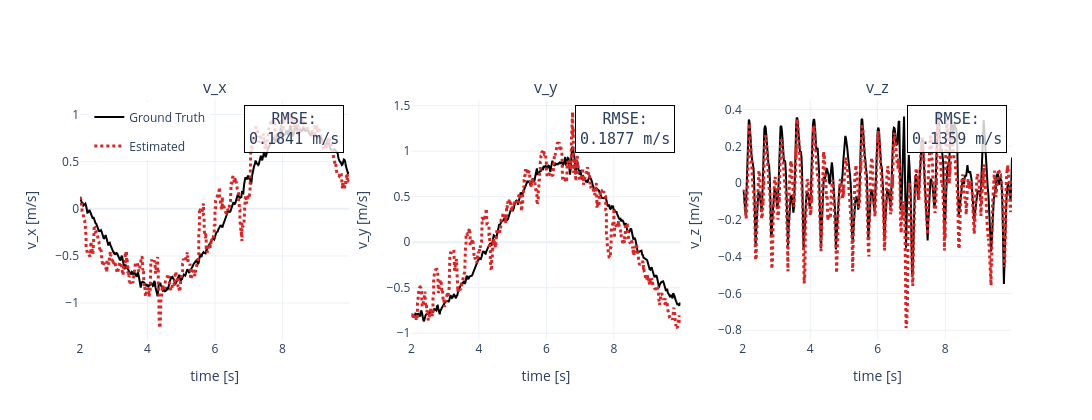

This figure's notebook cell:
### Code cell
fig = make_subplots(rows=1, cols=3, subplot_titles=("v_x", "v_y", "v_z"))
velocity_components = (
    ("vx", "v_x [m/s]"),
    ("vy", "v_y [m/s]"),
    ("vz", "v_z [m/s]"),
)

# Store RMSE values for annotations
rmse_values = {'vx': [], 'vy': [], 'vz': []}

for col, (field, axis_label) in enumerate(velocity_components, start=1):
    # Plot ground truth first
    if GROUND_TRUTH:
        gt_times = np.array([row["timestamp_s"] for row in GROUND_TRUTH])
        gt_values = np.array([row[field] for row in GROUND_TRUTH])
        fig.add_trace(
            go.Scatter(
                x=gt_times,
                y=gt_values,
                mode="lines",
                name="Ground Truth",
                line=dict(color="black", width=2, dash="solid"),
                legendgroup="gt",
                showlegend=(col == 1),
            ),
            row=1,
            col=col,
        )
    
    # Plot estimator results and calculate RMSE
    for variant, result in DISPLAY_RESULTS.items():
        trajectory = result["trajectory"]
        times = np.array([row["timestamp_s"] for row in trajectory])
        values = np.array([row[field] for row in trajectory])
        fig.add_trace(
            go.Scatter(
                x=times,
                y=values,
                mode="lines",
                name=LABELS[variant],
                line=dict(color=COLORS[variant], width=3, dash=LINE_STYLES[variant]),
                legendgroup=variant,
                showlegend=(col == 1),
            ),
            row=1,
            col=col,
        )
        
        # Calculate RMSE if ground truth is available
        if GROUND_TRUTH:
            # Interpolate ground truth to match estimator timestamps
            gt_values_interp = np.interp(times, gt_times, gt_values)
            rmse = np.sqrt(np.mean((values - gt_values_interp)**2))
            rmse_values[field].append(f"{rmse:.4f} m/s")
    
    fig.update_xaxes(title_text="time [s]", row=1, col=col)
    fig.update_yaxes(title_text=axis_label, row=1, col=col)

# Add RMSE annotations to each subplot
if GROUND_TRUTH:
    domain_refs = [("x domain", "y domain"), ("x2 domain", "y2 domain"), ("x3 domain", "y3 domain")]
    for col, (field, _) in enumerate(velocity_components, start=1):
        xref, yref = domain_refs[col-1]
        fig.add_annotation(
            text="RMSE:<br>" + "<br>".join(rmse_values[field]),
            xref=xref, yref=yref,
            x=0.98, y=0.98,
            xanchor="right", yanchor="top",
            showarrow=False,
            font=dict(size=15, family="monospace"),
            bgcolor="rgba(255, 255, 255, 0.8)",
            bordercolor="black",
            borderwidth=1,
            borderpad=4
        )

fig.update_layout(height=420, width=1200, template="plotly_white", legend=dict(x=0.01, y=0.99))
fig.show()

### Figure 1 — Plotly figure (JSON) as saved in the notebook; plotly's stock layout.template omitted (floating-point values rounded to 4 significant figures; data arrays with more than 128 entries replaced by an {"elided": "..."} marker saying what was removed)
{"data": [{"legendgroup": "gt", "line": {"color": "black", "dash": "solid", "width": 2}, "mode": "lines", "name": "Ground Truth", "showlegend": true, "type": "scatter", "x": {"elided": "400 float values"}, "xaxis": "x", "y": {"elided": "400 float values"}, "yaxis": "y"}, {"legendgroup": "fixed_lag_single_bias", "line": {"color": "#d62728", "dash": "dot", "width": 3}, "mode": "lines", "name": "Estimated", "showlegend": true, "type": "scatter", "x": {"elided": "691 float values"}, "xaxis": "x", "y": {"elided": "691 float values"}, "yaxis": "y"}, {"legendgroup": "gt", "line": {"color": "black", "dash": "solid", "width": 2}, "mode": "lines", "name": "Ground Truth", "showlegend": false, "type": "scatter", "x": {"elided": "400 float values"}, "xaxis": "x2", "y": {"elided": "400 float values"}, "yaxis": "y2"}, {"legendgroup": "fixed_lag_single_bias", "line": {"color": "#d62728", "dash": "dot", "width": 3}, "mode": "lines", "name": "Estimated", "showlegend": false, "type": "scatter", "x": {"elided": "691 float values"}, "xaxis": "x2", "y": {"elided": "691 float values"}, "yaxis": "y2"}, {"legendgroup": "gt", "line": {"color": "black", "dash": "solid", "width": 2}, "mode": "lines", "name": "Ground Truth", "showlegend": false, "type": "scatter", "x": {"elided": "400 float values"}, "xaxis": "x3", "y": {"elided": "400 float values"}, "yaxis": "y3"}, {"legendgroup": "fixed_lag_single_bias", "line": {"color": "#d62728", "dash": "dot", "width": 3}, "mode": "lines", "name": "Estimated", "showlegend": false, "type": "scatter", "x": {"elided": "691 float values"}, "xaxis": "x3", "y": {"elided": "691 float values"}, "yaxis": "y3"}], "layout": {"annotations": [{"font": {"size": 16}, "showarrow": false, "text": "v_x", "x": 0.1444, "xanchor": "center", "xref": "paper", "y": 1, "yanchor": "bottom", "yref": "paper"}, {"font": {"size": 16}, "showarrow": false, "text": "v_y", "x": 0.5, "xanchor": "center", "xref": "paper", "y": 1, "yanchor": "bottom", "yref": "paper"}, {"font": {"size": 16}, "showarrow": false, "text": "v_z", "x": 0.8556, "xanchor": "center", "xref": "paper", "y": 1, "yanchor": "bottom", "yref": "paper"}, {"bgcolor": "rgba(255, 255, 255, 0.8)", "bordercolor": "black", "borderpad": 4, "borderwidth": 1, "font": {"family": "monospace", "size": 15}, "showarrow": false, "text": "RMSE:<br>0.1841 m/s", "x": 0.98, "xanchor": "right", "xref": "x domain", "y": 0.98, "yanchor": "top", "yref": "y domain"}, {"bgcolor": "rgba(255, 255, 255, 0.8)", "bordercolor": "black", "borderpad": 4, "borderwidth": 1, "font": {"family": "monospace", "size": 15}, "showarrow": false, "text": "RMSE:<br>0.1877 m/s", "x": 0.98, "xanchor": "right", "xref": "x2 domain", "y": 0.98, "yanchor": "top", "yref": "y2 domain"}, {"bgcolor": "rgba(255, 255, 255, 0.8)", "bordercolor": "black", "borderpad": 4, "borderwidth": 1, "font": {"family": "monospace", "size": 15}, "showarrow": false, "text": "RMSE:<br>0.1359 m/s", "x": 0.98, "xanchor": "right", "xref": "x3 domain", "y": 0.98, "yanchor": "top", "yref": "y3 domain"}], "height": 420, "legend": {"x": 0.01, "y": 0.99}, "width": 1200, "xaxis": {"anchor": "y", "domain": [0, 0.2889], "title": {"text": "time [s]"}}, "xaxis2": {"anchor": "y2", "domain": [0.3556, 0.6444], "title": {"text": "time [s]"}}, "xaxis3": {"anchor": "y3", "domain": [0.7111, 1], "title": {"text": "time [s]"}}, "yaxis": {"anchor": "x", "domain": [0, 1], "title": {"text": "v_x [m/s]"}}, "yaxis2": {"anchor": "x2", "domain": [0, 1], "title": {"text": "v_y [m/s]"}}, "yaxis3": {"anchor": "x3", "domain": [0, 1], "title": {"text": "v_z [m/s]"}}}}
